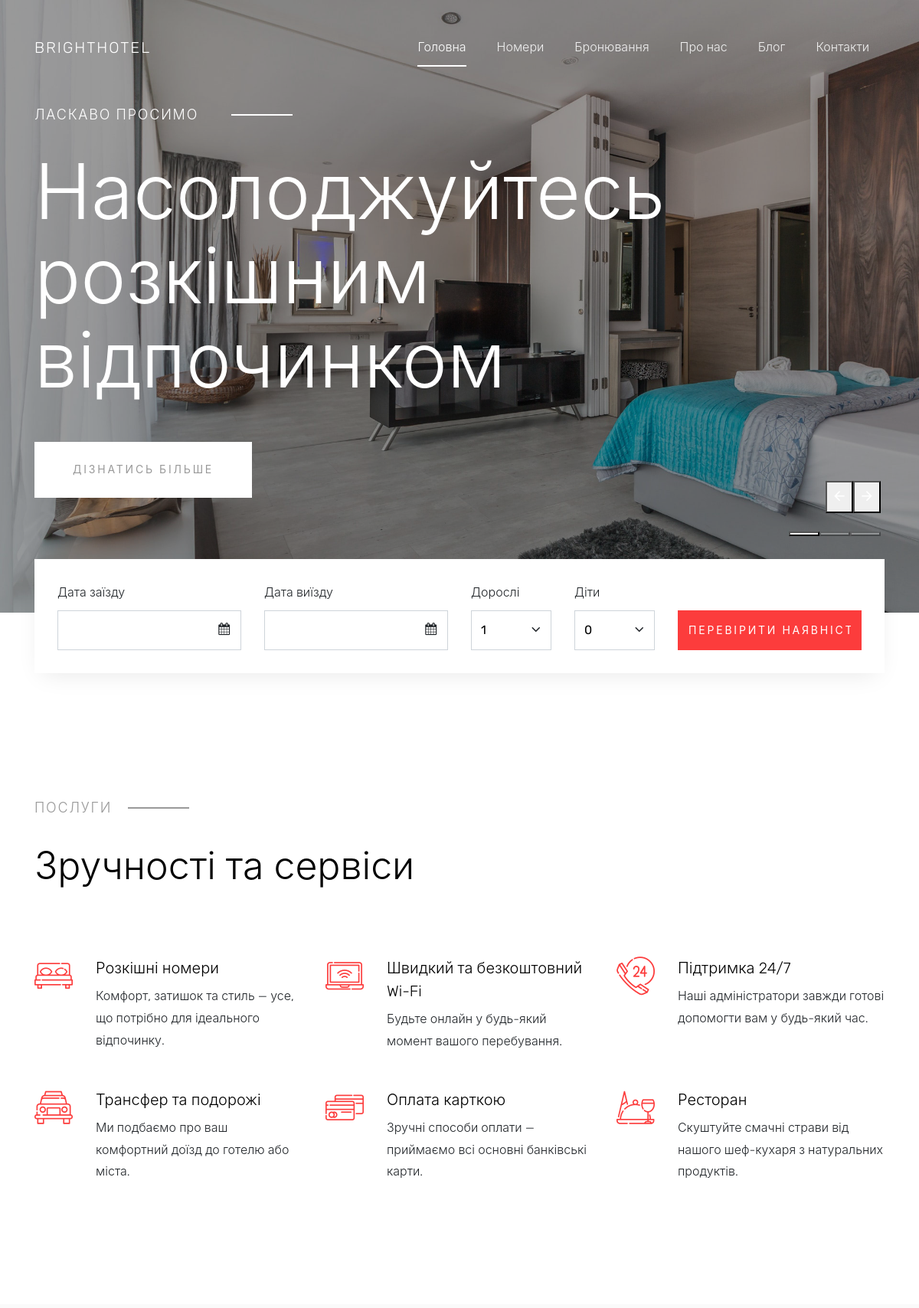
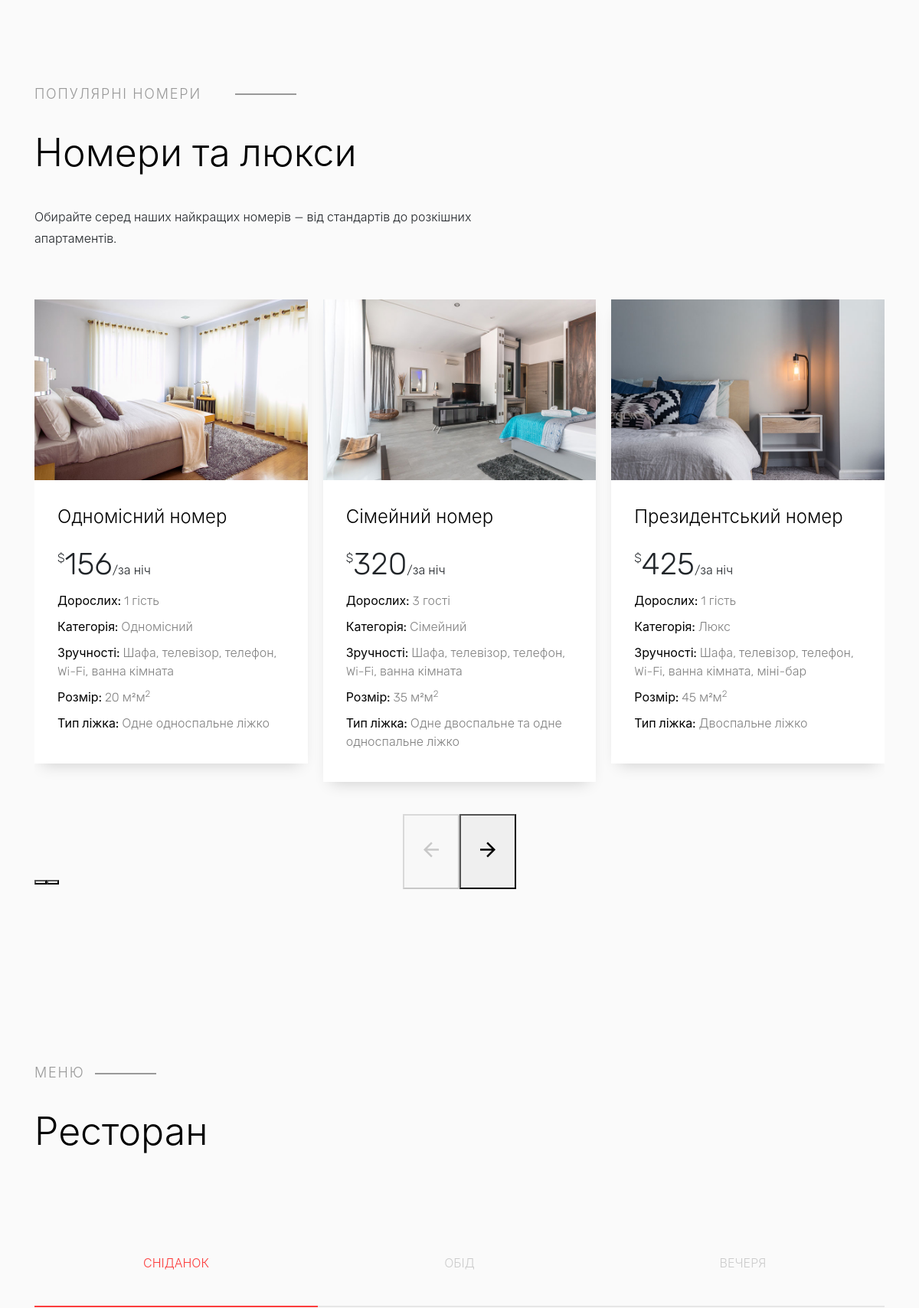
The page / (upper part) on the database its author committed (2 pictures, top to bottom).
### tables this page shows
CREATE TABLE `rooms` (
  `Id` int NOT NULL,
  `Name` varchar(50) NOT NULL,
  `Price` decimal(18,0) DEFAULT NULL,
  `Contain` varchar(50) NOT NULL,
  `Categories` varchar(100) NOT NULL,
  `Facilities` varchar(200) NOT NULL,
  `Size` varchar(50) NOT NULL,
  `Bedtype` varchar(100) DEFAULT NULL,
  `images` varchar(50) DEFAULT NULL,
  `status` varchar(50) NOT NULL
);

### includes/rooms.php (the view)
<?php
    $query = "SELECT * FROM rooms ORDER BY id ASC";
    $result = mysqli_query($link, $query);
    if(mysqli_num_rows($result) > 0)
    {
        while($row = mysqli_fetch_array($result))
        {
        ?>
        <div class="item">
            <form method="post" action="rooms.php?action=add&Id=<?php echo $row["Id"]; ?>">
                <div class="block-34">
                <div class="image">
                    <a href="#"><img src="<?php echo $row["images"]; ?>" alt="Зображення номера"></a>
                </div>
                <div class="text">
                    <h2 class="heading"><?php echo $row["Name"]; ?></h2>
                    <div class="price"><sup>$</sup><span class="number"><?php echo $row["Price"]; ?></span><sub>/за ніч</sub></div>
                    <ul class="specs">
                    <li><strong>Дорослих:</strong> <?php echo $row["Contain"]; ?></li>
                    <li><strong>Категорія:</strong> <?php echo $row["Categories"]; ?></li>
                    <li><strong>Зручності:</strong> <?php echo $row["Facilities"]; ?></li>
                    <li><strong>Розмір:</strong> <?php echo $row["Size"]; ?>м<sup>2</sup></li>
                    <li><strong>Тип ліжка:</strong> <?php echo $row["Bedtype"]; ?></li>
                    </ul>
                </div>
                </div>
            </form>
        </div>
    <?php
        }
    }
?>

### rows shown on the page
rooms: images (picture), Name "Одномісний номер", Price "156", Contain "1 гість", Categories "Одномісний", Facilities "Шафа, телевізор, телефон, Wi-Fi, ванна кімната", Size "20 м²", Bedtype "Одне односпальне ліжко"
rooms: images (picture), Name "Сімейний номер", Price "320", Contain "3 гості", Categories "Сімейний", Facilities "Шафа, телевізор, телефон, Wi-Fi, ванна кімната", Size "35 м²", Bedtype "Одне двоспальне та одне односпальне ліжко"
rooms: images (picture), Name "Президентський номер", Price "425", Contain "1 гість", Categories "Люкс", Facilities "Шафа, телевізор, телефон, Wi-Fi, ванна кімната, міні-бар", Size "45 м²", Bedtype "Двоспальне ліжко"
